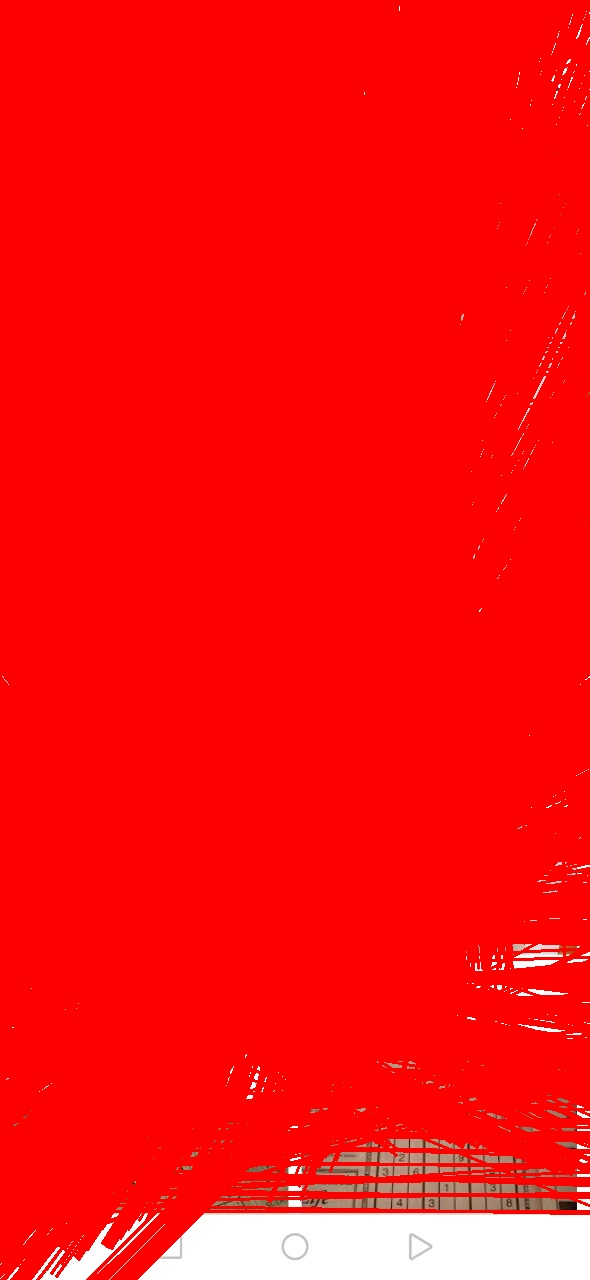
#> input picture hough.jpg, 590 x 1280 px
$ python -i hi.py   (imports and definitions only)
#> lines starting #> are read from the running program, lines starting #| are printed output that depends on the picture; after the words box and inside, x2 and y2 are one past the last pixel; in counts of white or black regions, pixels touching at a corner belong together
#> further down, picture is the input picture: shape (1280, 590, 3); mean B, G, R 12.6, 12.9, 251.9
import cv2
import numpy as np

def getLines(img):

    filter = True

    # file_path = ''
    # img = cv2.imread('C:\\Users\Omar\Desktop\Vision\sudoku5.jpg')

    # gray = cv2.cvtColor(img, cv2.COLOR_BGR2GRAY)
    edges = cv2.Canny(img, 90, 150, apertureSize=3)
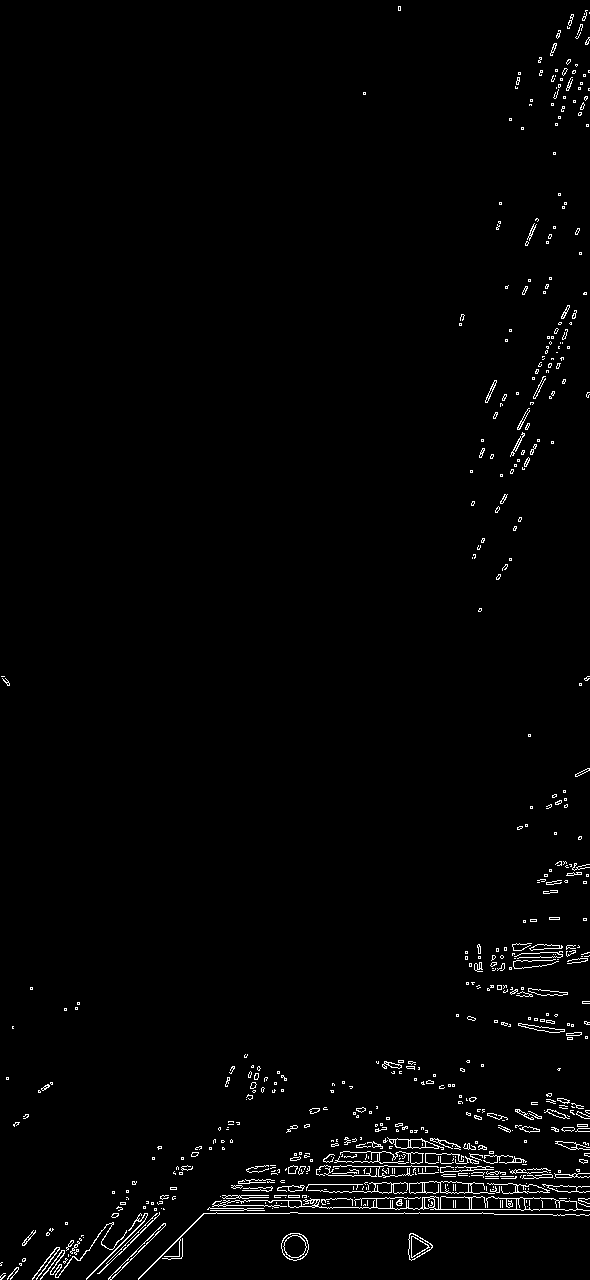
#> edges: shape (1280, 590); 1.6% white in thin lines or dots
    kernel = np.ones((3, 3), np.uint8)
    edges = cv2.dilate(edges, kernel, iterations=1)
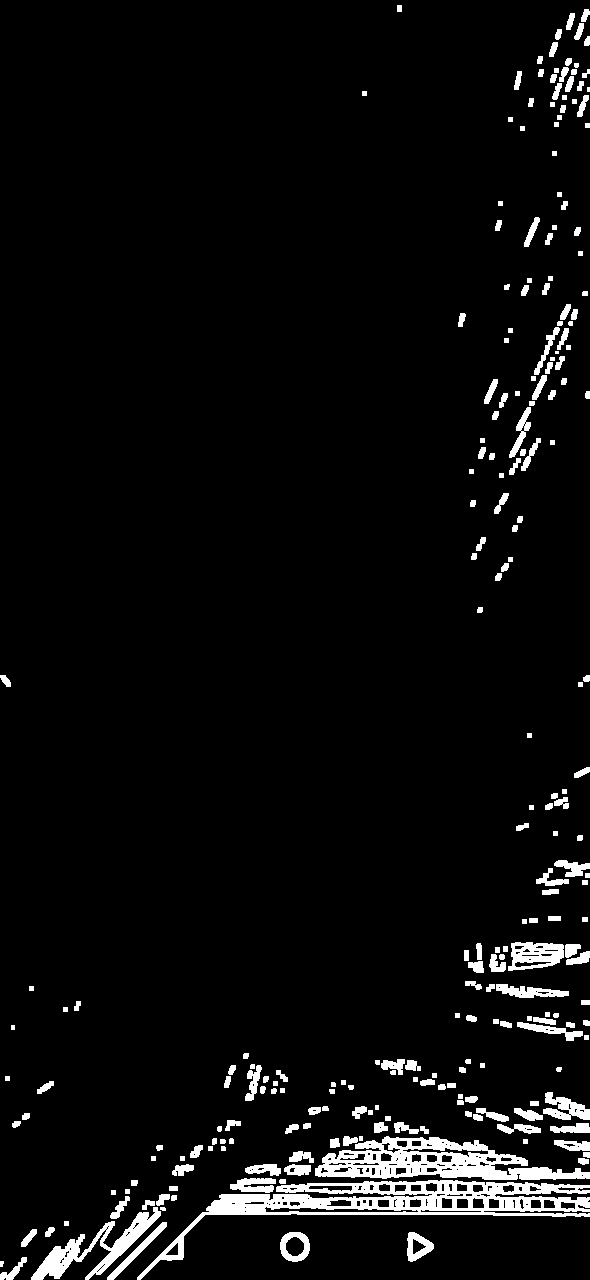
#> edges: shape (1280, 590); 5% white; 243 white regions (2 under 20 px), largest, box (x1, y1, x2, y2) and area: (137, 1180, 590, 1280) 8848, (315, 1136, 590, 1180) 5935, (31, 1207, 161, 1280) 2476
    kernel = np.ones((5, 5), np.uint8)
    edges = cv2.erode(edges, kernel, iterations=1)
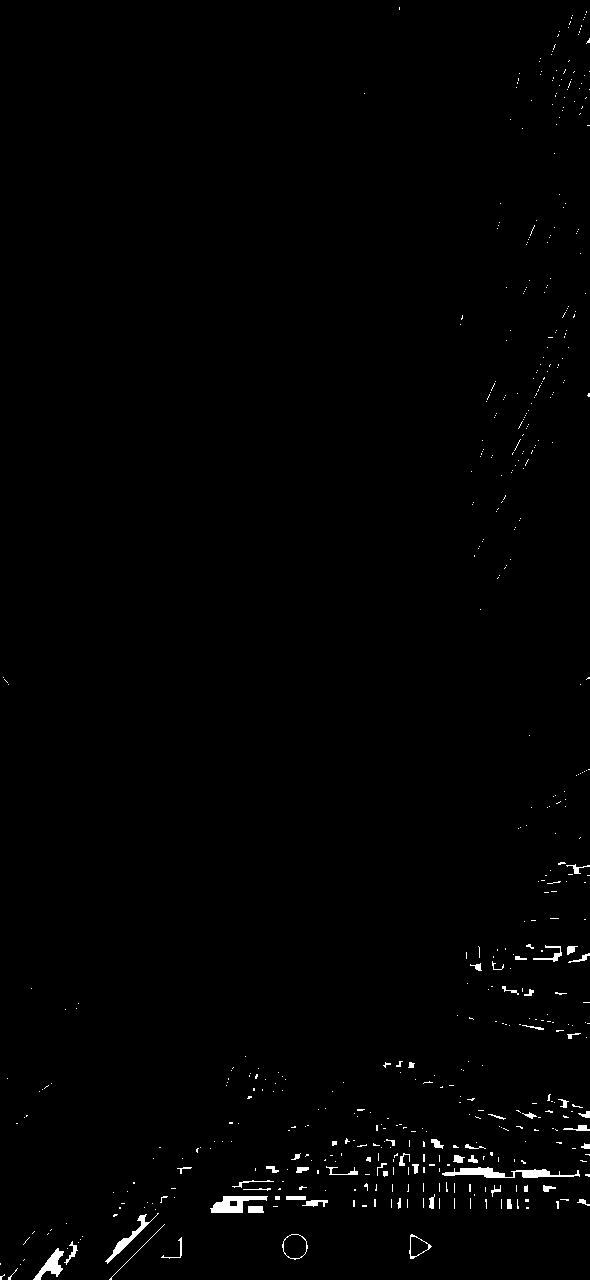
#> edges: shape (1280, 590); 0.84% white; 539 white regions (480 under 20 px), largest, box (x1, y1, x2, y2) and area: (442, 1167, 580, 1178) 716, (210, 1196, 268, 1213) 525, (33, 1248, 64, 1280) 376
    # cv2.imshow('canny.jpg', edges)

    lines = cv2.HoughLines(edges, 1, np.pi / 180, 150)
#> lines = [[1165, 1.59]]

    if lines is None or not lines.any():
        print('No lines were found')
        return []

    if filter:
        rho_threshold = 15
        theta_threshold = 0.1

        # how many lines are similar to a given one
        similar_lines = {i: [] for i in range(len(lines))}
#> similar_lines = {0: []}
        for i in range(len(lines)):
            for j in range(len(lines)):
                if i == j:
                    continue

                rho_i, theta_i = lines[i][0]
                rho_j, theta_j = lines[j][0]
                if abs(rho_i - rho_j) < rho_threshold and abs(theta_i - theta_j) < theta_threshold:
                    similar_lines[i].append(j)
#> this loop made 1 pass

        # ordering the INDECES of the lines by how many are similar to them
        indices = [i for i in range(len(lines))]
#> indices = [0]
        indices.sort(key=lambda x: len(similar_lines[x]))

        # line flags is the base for the filtering
        line_flags = len(lines) * [True]
#> line_flags = [True]
        for i in range(len(lines) - 1):
            if not line_flags[indices[
                i]]:  # if we already disregarded the ith element in the ordered list then we don't care (we will not delete anything based on it and we will never reconsider using this line again)
                continue

            for j in range(i + 1, len(lines)):  # we are only considering those elements that had less similar line
                if not line_flags[indices[j]]:  # and only if we have not disregarded them already
                    continue

                rho_i, theta_i = lines[indices[i]][0]
                rho_j, theta_j = lines[indices[j]][0]
                if abs(rho_i - rho_j) < rho_threshold and abs(theta_i - theta_j) < theta_threshold:
                    line_flags[indices[j]] = False  # if it is similar and have not been disregarded yet then drop it now
#> this loop made 0 passes

    print('number of Hough lines:', len(lines))
#| number of Hough lines: 1

    filtered_lines = []

    if filter:
        for i in range(len(lines)):  # filtering
            if line_flags[i]:
                filtered_lines.append(lines[i])
#> after the loop, filtered_lines = [[[1165, 1.59]]]

        print('Number of filtered lines:', len(filtered_lines))
#| Number of filtered lines: 1
    else:
        filtered_lines = lines
    return filtered_lines

    # [15 lines of commented-out code are left out]

>>> import cv2
>>> picture = cv2.imread('hough.jpg')
>>> result = getLines(picture)
#> result = [[[1165, 1.59]]]
